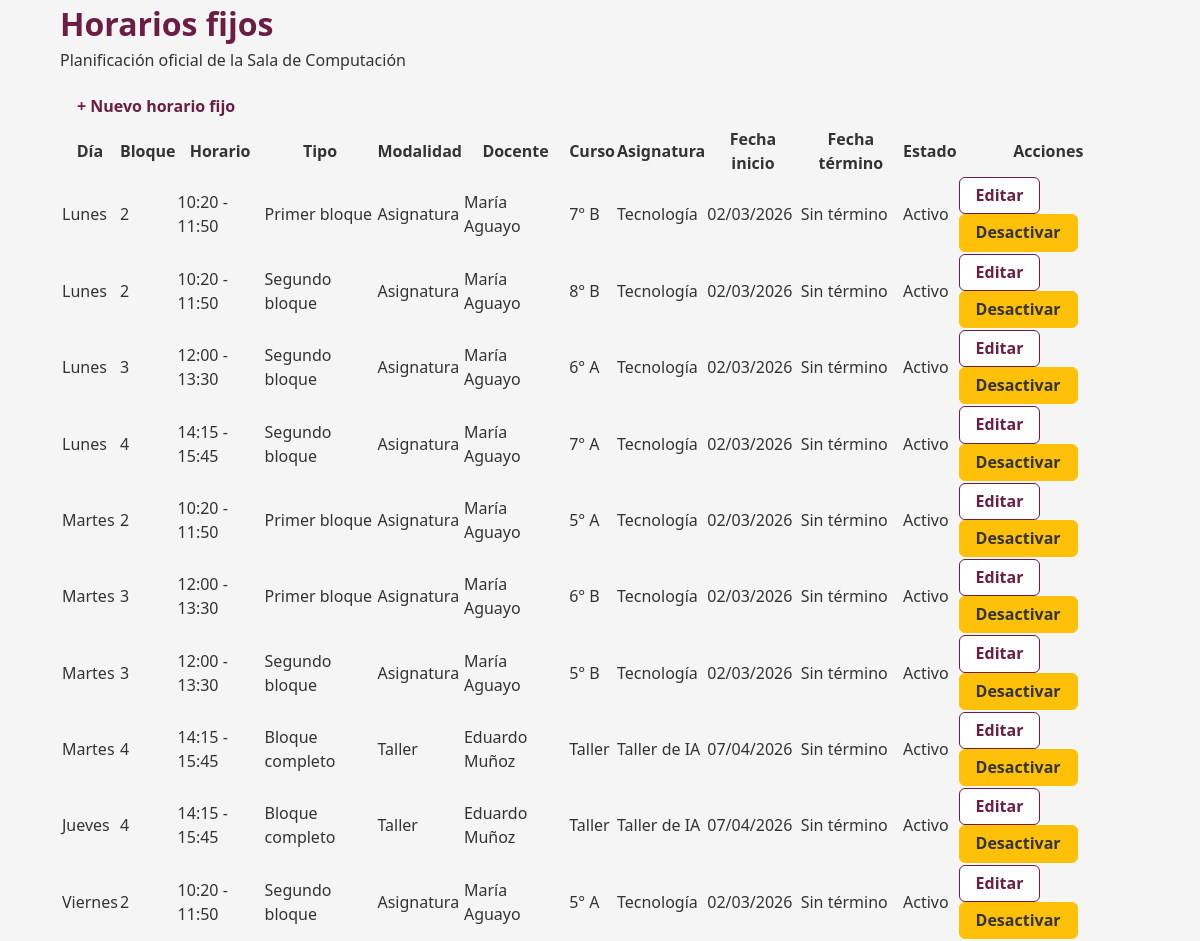
The page /modules/horarios_fijos/index.php on the database as committed earlier.
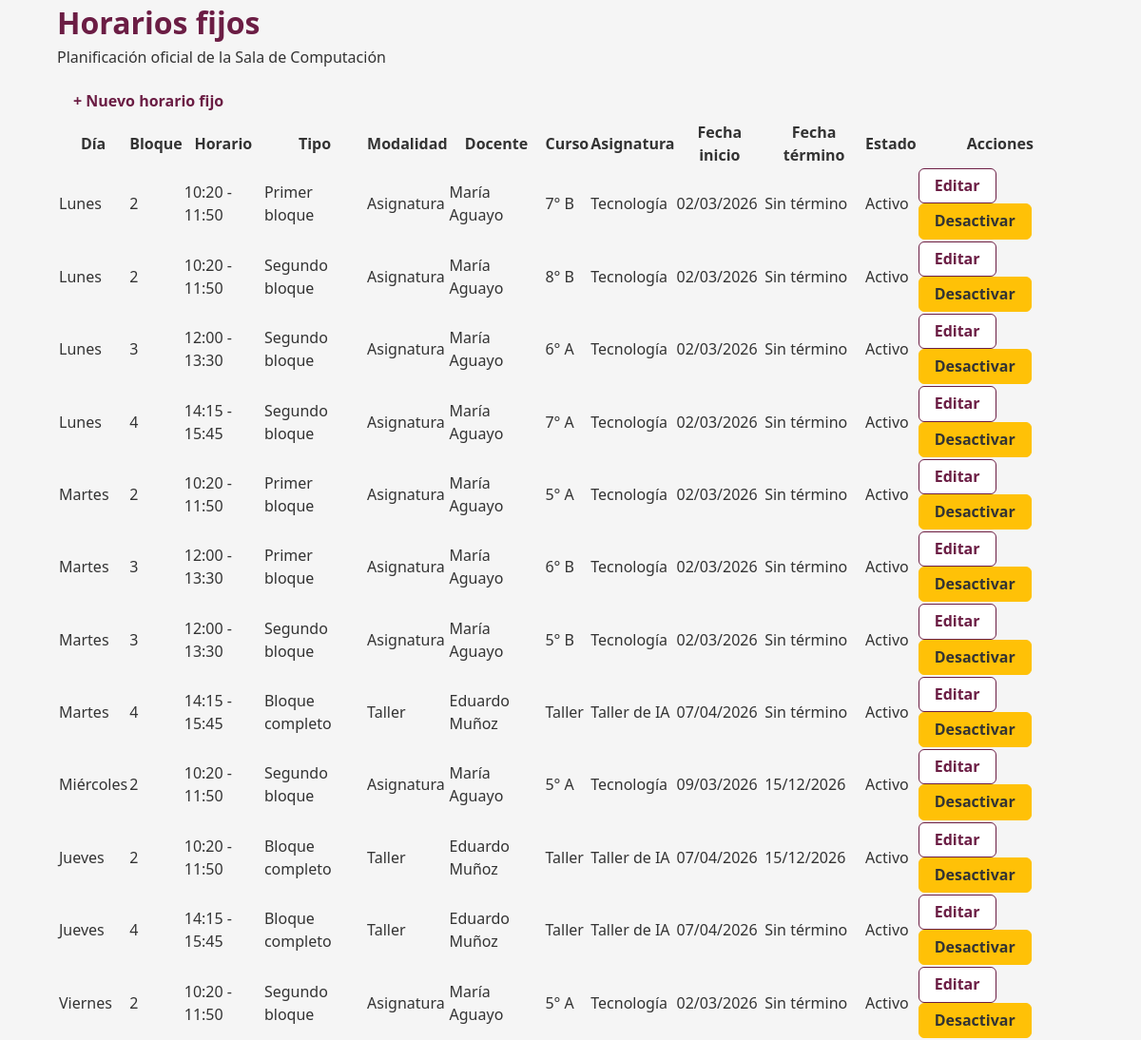
The same page on the database as committed later.
### tables this page shows
CREATE TABLE `horarios_fijos` (
  `id` int(10) UNSIGNED NOT NULL,
  `dia_semana` tinyint(3) UNSIGNED NOT NULL,
  `bloque_id` int(11) NOT NULL,
  `tipo` enum('completo','sub1','sub2') NOT NULL,
  `docente_id` int(11) NOT NULL,
  `curso_id` int(11) NOT NULL,
  `asignatura_id` int(11) NOT NULL,
  `activo` tinyint(1) NOT NULL DEFAULT 1,
  `fecha_inicio` date NOT NULL,
  `fecha_fin` date DEFAULT NULL,
  `observaciones` text DEFAULT NULL,
  `modalidad` enum('asignatura','taller') DEFAULT NULL
);

CREATE TABLE `bloques` (
  `id` int(11) NOT NULL,
  `numero_bloque` int(11) NOT NULL,
  `hora_inicio` time NOT NULL,
  `hora_termino` time NOT NULL
);

CREATE TABLE `cursos` (
  `id` int(11) NOT NULL,
  `nombre_curso` varchar(10) NOT NULL DEFAULT '',
  `modalidad` enum('asignatura','taller') DEFAULT 'asignatura'
);

CREATE TABLE `asignaturas` (
  `id` int(11) NOT NULL,
  `asignatura_nombre` varchar(50) NOT NULL,
  `modalidad` enum('asignatura','taller') DEFAULT 'asignatura'
);

### includes/reservas_funciones.php (called while the page is built, shortened)
<?php
function obtenerHorariosFijos(
    mysqli $conexion,
    string $fechaInicio,
    string $fechaFin
): array {
    $horarios = [];
    $sql = "
        SELECT
            hf.id,
            hf.dia_semana,
            hf.bloque_id,
            hf.tipo,
            hf.modalidad,
            hf.docente_id,
            hf.curso_id,
            hf.asignatura_id,
            hf.activo,
            hf.fecha_inicio,
            hf.fecha_fin,
            c.nombre_curso AS curso,
            a.asignatura_nombre AS asignatura,
            CONCAT(
                SUBSTRING_INDEX(d.nombres, ' ', 1),
                ' ',
                SUBSTRING_INDEX(d.apellidos, ' ', 1)
            ) AS docente,
            b.numero_bloque,
            b.hora_inicio,
            b.hora_termino
        FROM horarios_fijos hf
        INNER JOIN docentes d
            ON d.id = hf.docente_id
        INNER JOIN cursos c
            ON c.id = hf.curso_id
        INNER JOIN asignaturas a
            ON a.id = hf.asignatura_id
        INNER JOIN bloques b
            ON b.id = hf.bloque_id
        WHERE hf.activo = 1
          AND hf.fecha_inicio <= ?
          AND (
                hf.fecha_fin IS NULL
                OR hf.fecha_fin >= ?
              )
        ORDER BY
            hf.dia_semana,
            hf.bloque_id,
            hf.tipo
    ";
    $stmt = $conexion->prepare($sql);
    $stmt->bind_param(
        "ss",
        $fechaFin,
        $fechaInicio
    );
    $stmt->execute();
    $resultado = $stmt->get_result();
    while ($fila = $resultado->fetch_assoc()) {
        $horarios[] = $fila;
    }
    return $horarios;
}

### modules/horarios_fijos/index.php (the view, shortened to what this page needs)
<?php
require_once '../../config/database.php';
require_once '../../includes/reservas_funciones.php';
$horariosFijos = obtenerHorariosFijos(
    $conexion,
    '1900-01-01',
    '2999-12-31'
);
$nombresDias = [
    1 => 'Lunes',
    2 => 'Martes',
    3 => 'Miércoles',
    4 => 'Jueves',
    5 => 'Viernes'
];
function textoTipoHorarioFijo(string $tipo): string
{
    return match ($tipo) {
        'completo' => 'Bloque completo',
        'sub1' => 'Primer bloque',
        'sub2' => 'Segundo bloque',
        default => $tipo
    };
}
function textoModalidadHorarioFijo(string $modalidad): string
{
    return match ($modalidad) {
        'asignatura' => 'Asignatura',
        'taller' => 'Taller',
        default => $modalidad
    };
}
?>
<!DOCTYPE html>
<html lang="es">
<head>
    <link
        rel="stylesheet"
        href="../../assets/css/estilos.css">
    <link
        rel="stylesheet"
        href="../../assets/css/botones.css">
    <link
        rel="stylesheet"
        href="../../assets/css/formularios.css">
    <link
        rel="stylesheet"
        href="../../assets/css/tablas.css">
    <link
        rel="stylesheet"
        href="../../assets/css/reservas.css">
</head>
<body>
    <div class="contenedor">
        <div class="encabezado-pagina">
            <div>
                <h1>
                    Horarios fijos
                </h1>
                <p>
                    Planificación oficial de la Sala de Computación
                </p>
            </div>
            <div>
                <a
                    href="agregar.php"
                    class="btn btn-primary">
                    + Nuevo horario fijo
                </a>
            </div>
        </div>
        <div class="tabla-contenedor">
            <table class="tabla">
                <thead>
                    <tr>
                        <th>Día</th>
                        <th>Bloque</th>
                        <th>Horario</th>
                        <th>Tipo</th>
                        <th>Modalidad</th>
                        <th>Docente</th>
                        <th>Curso</th>
                        <th>Asignatura</th>
                        <th>Fecha inicio</th>
                        <th>Fecha término</th>
                        <th>Estado</th>
                        <th>Acciones</th>
                    </tr>
                </thead>
                <tbody>
                    <?php if (empty($horariosFijos)): ?>
                        <tr>
                            <td
                                colspan="12"
                                style="text-align:center;">
                                No existen horarios fijos registrados.
                            </td>
                        </tr>
                    <?php else: ?>
                        <?php foreach ($horariosFijos as $horario): ?>
                            <tr>
                                <td>
                                    <?= htmlspecialchars(
                                        $nombresDias[(int)$horario['dia_semana']] ?? 'Desconocido'
                                    ); ?>
                                </td>
                                <td>
                                    <?= (int)$horario['numero_bloque']; ?>
                                </td>
                                <td>
                                    <?= substr(
                                        $horario['hora_inicio'],
                                        0,
                                        5
                                    ); ?>
                                    -
                                    <?= substr(
                                        $horario['hora_termino'],
                                        0,
                                        5
                                    ); ?>
                                </td>
                                <td>
                                    <?= htmlspecialchars(
                                        textoTipoHorarioFijo(
                                            $horario['tipo']
                                        )
                                    ); ?>
                                </td>
                                <td>
                                    <?= htmlspecialchars(
                                        textoModalidadHorarioFijo(
                                            $horario['modalidad']
                                        )
                                    ); ?>
                                </td>
                                <td>
                                    <?= htmlspecialchars(
                                        $horario['docente']
                                    ); ?>
                                </td>
                                <td>
                                    <?= htmlspecialchars(
                                        $horario['curso']
                                    ); ?>
                                </td>
                                <td>
                                    <?= htmlspecialchars(
                                        $horario['asignatura']
                                    ); ?>
                                </td>
                                <td>
                                    <?= date(
                                        'd/m/Y',
                                        strtotime(
                                            $horario['fecha_inicio']
                                        )
                                    ); ?>
                                </td>
                                <td>
                                    <?php if (
                                        $horario['fecha_fin'] !== null
                                        &&
                                        $horario['fecha_fin'] !== ''
                                    ): ?>
                                        <?= date(
                                            'd/m/Y',
                                            strtotime(
                                                $horario['fecha_fin']
                                            )
                                        ); ?>
                                    <?php else: ?>
                                        Sin término
                                    <?php endif; ?>
                                </td>
                                <td>
                                    <?php if (
                                        (int)$horario['activo'] === 1
                                    ): ?>
                                        Activo
                                    <?php else: ?>
                                        Inactivo
                                    <?php endif; ?>
                                </td>
                                <td>
                                    <a
                                        href="editar.php?id=<?= (int)$horario['id']; ?>"
                                        class="btn btn-secundario">
                                        Editar
                                    </a>
                                    <?php if (
                                        (int)$horario['activo'] === 1
                                    ): ?>
                                        <a
                                            href="desactivar.php?id=<?= (int)$horario['id']; ?>"
                                            class="btn btn-advertencia">
                                            Desactivar
                                        </a>
                                    <?php endif; ?>
                                </td>
                            </tr>
                        <?php endforeach; ?>
                    <?php endif; ?>
                </tbody>
            </table>
        </div>
    </div>
</body>
</html>

### assets/css/estilos.css (style rules this page uses)
:root { --color-primario: #6b1d44; --color-primario-hover: #5b1739; --color-primario-original: #4e0227; --color-exito: #198754; --color-exito-hover: #157347; --color-advertencia: #ffc107; --color-advertencia-hover: #e0a800; --color-error: #dc3545; --color-error-hover: #bb2d3b; --color-fondo: #ffffff; --color-fondo-secundario: #f5f5f5; --color-fondo-neutro: #eeeeee; --color-texto: #333333; --color-texto-secundario: #666666; --color-borde: #d9c5cf; --radio-borde: 6px; --ancho-formulario: 700px; --btn-padding-y: 8px; --btn-padding-x: 16px; --btn-transicion: .2s ease; --sombra-focus: 0 0 5px rgba(107, 29, 68, 0.25); }
* { margin: 0; padding: 0; box-sizing: border-box; }
html { font-size: 16px; }
body { font-family: "Segoe UI", Tahoma, Geneva, Verdana, sans-serif; font-size: 1rem; line-height: 1.5; color: var(--color-texto); background-color: var(--color-fondo-secundario); }
h1, h2, h3, h4, h5, h6 { color: var(--color-primario); font-weight: 600; }
p { margin-bottom: 1rem; }
a { color: var(--color-primario); text-decoration: none; transition: color 0.2s ease; }
.contenedor { width: 90%; max-width: 1200px; margin: 0 auto; }

### assets/css/botones.css (style rules this page uses)
.btn { display: inline-flex; align-items: center; justify-content: center; padding: 8px 16px; font-family: inherit; font-size: inherit; line-height: 1.2; font-weight: 600; text-decoration: none; white-space: nowrap; cursor: pointer; border: 1px solid transparent; border-radius: var(--radio-borde); box-sizing: border-box; transition: background-color 0.2s ease, border-color 0.2s ease, color 0.2s ease, box-shadow 0.2s ease; }
.btn-secundario { color: var(--color-primario); background-color: var(--color-fondo); border-color: var(--color-primario); }
.btn-advertencia { color: var(--color-texto); background-color: var(--color-advertencia); border-color: var(--color-advertencia); }

Rows that differ between the two databases and show on the page:
added horarios_fijos: dia_semana "Miércoles", bloque.numero_bloque "2", bloque.hora_inicio "10:20", bloque.hora_termino "11:50", tipo "Segundo bloque", modalidad "Asignatura", docente "María Aguayo", curso.nombre_curso "5° A", asignatura.asignatura_nombre "Tecnología", fecha_inicio "09/03/2026", fecha_fin "15/12/2026", activo "Activo"
added horarios_fijos: dia_semana "Jueves", bloque.numero_bloque "2", bloque.hora_inicio "10:20", bloque.hora_termino "11:50", tipo "Bloque completo", modalidad "Taller", docente "Eduardo Muñoz", curso.nombre_curso "Taller", asignatura.asignatura_nombre "Taller de IA", fecha_inicio "07/04/2026", fecha_fin "15/12/2026", activo "Activo"
